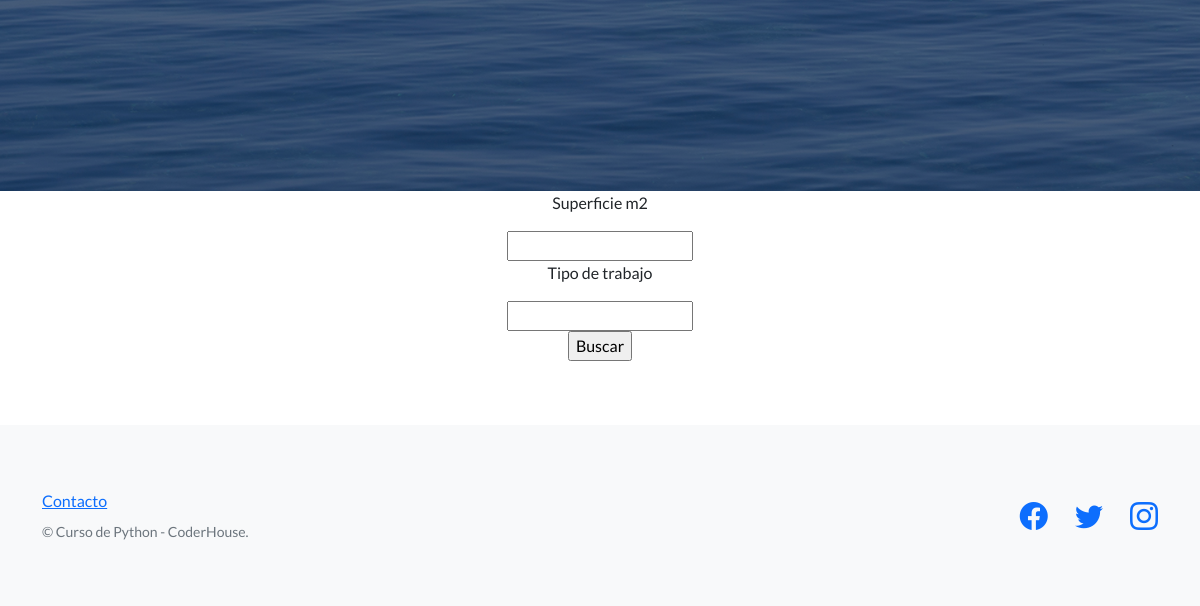
/Altec/buscadorPresupuestos (lower part), run on an earlier commit of the app's database.
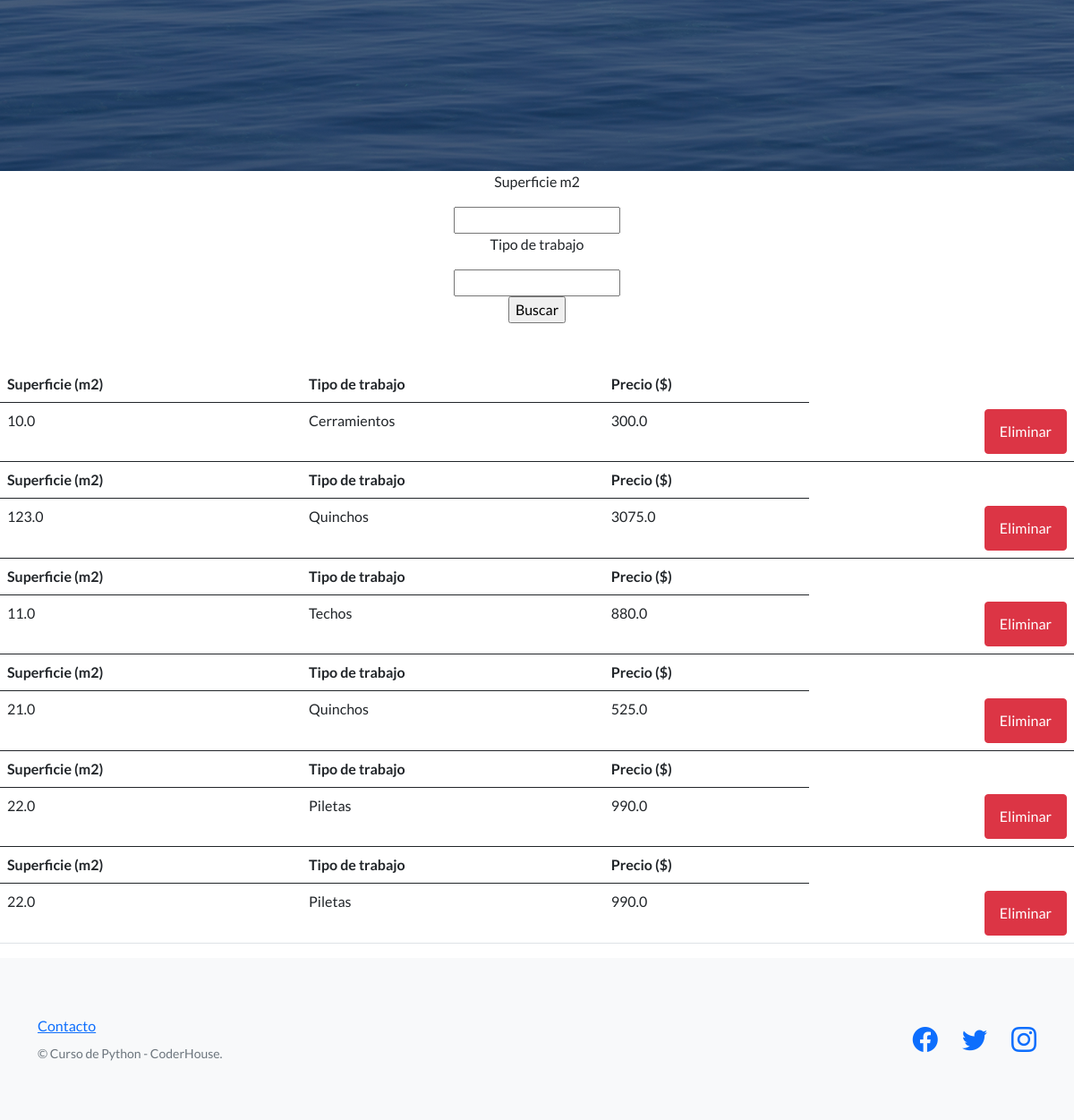
And on a later commit of the database.
### Altec/models.py (models this page shows, shortened)
class Presupuestos(models.Model):
    superficie=models.FloatField()
    class TiposTrabajo(models.TextChoices):
        cerramientos = 'Cerramientos'
        piletas='Piletas'
        quinchos='Quinchos'
        techos='Techos'
    tipo_trabajo = models.CharField(choices= TiposTrabajo.choices, max_length=40)
    precio=models.FloatField(null=True)

### Altec/views.py (the view)
# urls.py: path('buscadorPresupuestos',views.buscador_presupuestos,name='buscadorPresupuestos'),
def buscador_presupuestos(request):
    elementos=Presupuestos.objects.all()
    if request.POST.get('superficie',False):
        superficie = request.POST.get('superficie',False)
        superficie_busqueda = Presupuestos.objects.filter(superficie__icontains=superficie)
        return render(request, 'buscador_presupuestos.html', {'superficie_busqueda':superficie_busqueda})
    elif request.POST.get('tipo_trabajo',False):
        tipo_trabajo = request.POST.get('tipo_trabajo',False)
        tipo_trabajo_busqueda = Presupuestos.objects.filter(tipo_trabajo__icontains=tipo_trabajo)
        return render(request, 'buscador_presupuestos.html', {'tipo_trabajo_busqueda':tipo_trabajo_busqueda})
    else:
        return render(request,'buscador_presupuestos.html',{'elementos':elementos})

### Altec/template/buscador_presupuestos.html (shortened to what this page needs)
{% extends "base.html" %}
{% load static %}
{% block content %}
    <form action="buscadorPresupuestos" method="POST"  style="text-align: center;">
        <p>Superficie m2</p>
        <input type="number" name="superficie" >
        <p>Tipo de trabajo</p>
        <input type="text" list="Tipos de trabajo" name="tipo_trabajo">
        <p>
            <input type="submit" value="Buscar">
        </p>
    </form>
        <table class="table">
            {%for i in elementos%}
            <thead>
                <tr>
                    <th>Superficie (m2)</th>
                    <th>Tipo de trabajo</th>
                    <th>Precio ($)</th>
                </tr>
            </thead>
            <tbody>
                <tr >
                    <td>{{i.superficie}}</td>
                    <td>{{i.tipo_trabajo}}</td>
                    <td> {{i.precio}}</td>
                    <td align="right">
                        <a href="{% url 'borrar-presupuesto' i.id %}" class="btn btn-danger">Eliminar</a>
                    </td>
                </tr>
            </tbody>
            {%endfor%}
        </table>
{% endblock %}

What changed in the data, as far as the page shows it:
added Presupuestos: superficie "10.0", tipo_trabajo "Cerramientos", precio "300.0"
added Presupuestos: superficie "123.0", tipo_trabajo "Quinchos", precio "3075.0"
added Presupuestos: superficie "11.0", tipo_trabajo "Techos", precio "880.0"
added Presupuestos: superficie "21.0", tipo_trabajo "Quinchos", precio "525.0"
added Presupuestos: superficie "22.0", tipo_trabajo "Piletas", precio "990.0"
added Presupuestos: superficie "22.0", tipo_trabajo "Piletas", precio "990.0"
